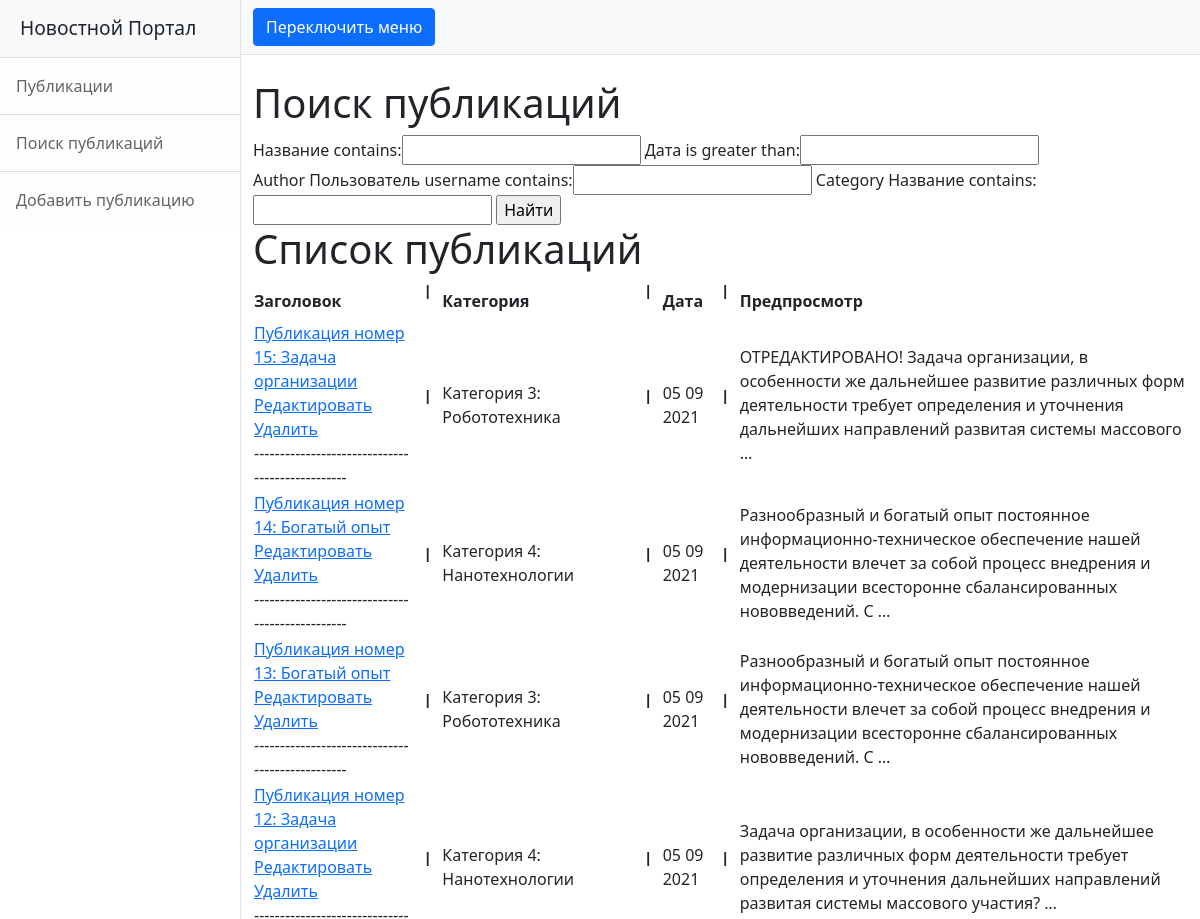
Page /news/search/ (upper part) on the earlier database version.
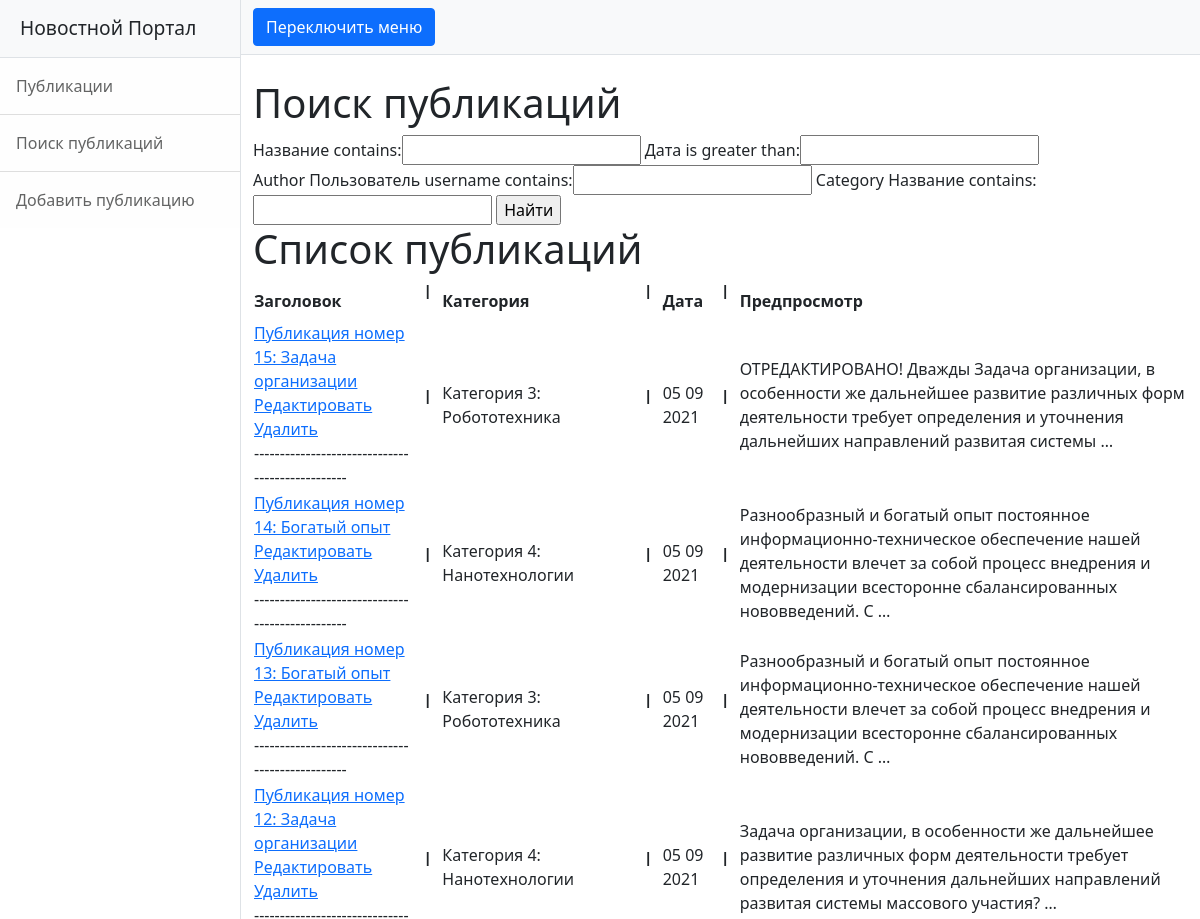
Same page on the later database version.
### news/models.py (models this page shows, shortened)
class Post(models.Model):
    news = 'NS'
    article = 'AL'
    TYPES = [
        (news, 'Новость'),
        (article, 'Статья')
    ]
    type = models.CharField(max_length=2, choices=TYPES, default=news)
    date = models.DateTimeField(auto_now_add=True, verbose_name='Дата')
    name = models.CharField(max_length=255, verbose_name='Название')
    body = models.TextField()
    rating = models.SmallIntegerField(default=0, verbose_name='Рейтинг')
    author = models.ForeignKey(Author, on_delete=models.CASCADE)
    category = models.ManyToManyField(Category, through='PostCategory')
    class Meta:
        verbose_name = 'Публикация'
        verbose_name_plural = 'Публикации'

### news/views.py (the view)
# urls.py: path('search/', SearchNews.as_view()),
class SearchNews(ListView):
    model = Post  # указываем модель, объекты которой мы будем выводить
    template_name = 'search.html'  # указываем имя шаблона, в котором будет лежать HTML, в котором будут все инструкции о том, как именно пользователю должны вывестись наши объекты
    context_object_name = 'search'  # это имя списка, в котором будут лежать все объекты, его надо указать, чтобы обратиться к самому списку объектов через HTML-шаблон
    queryset = Post.objects.order_by('-date')
    paginate_by = 5
    def get_context_data(self, **kwargs):  # забираем отфильтрованные объекты переопределяя метод get_context_data у наследуемого класса (привет, полиморфизм, мы скучали!!!)
        context = super().get_context_data(**kwargs)
        context['filter'] = PostFilter(self.request.GET, queryset=self.get_queryset())  # вписываем наш фильтр в контекст
        return context

### news/templatetags/my_filters.py (called while the page is built)
@register.filter(name='censor')  # регистрируем наш фильтр под именем multiply, чтоб django понимал, что это именно фильтр, а не простая функция
def censor(value):  # первый аргумент здесь это то значение, к которому надо применить фильтр, второй аргумент — это аргумент фильтра, т. е. примерно следующее будет в шаблоне value|multiply:arg
    cens_filt = ['блять', 'бля']
    text_to_check = value
    for idx, i in enumerate(cens_filt):
        text_to_check = text_to_check.replace(i,'ТУТ БЫЛ МАТ')
    return text_to_check

### news/templates/search.html (shortened to what this page needs)
{% extends 'flatpages/default.html' %}
{% load my_filters %}
{% block title %}
Поиск публикаций
{% endblock title %}
{% block content %}
<form method="GET">
    {{ filter.form }}
    <input type="submit" value="Найти">
</form>
<h1>Список публикаций</h1>
    <table>
            <tr>
                <td>
                    <b>Заголовок</b>
                </td>
                <td>
                     <b><pre> | </pre></b>
                </td>
                <td>
                    <b>Категория</b>
                </td>
                <td>
                     <b><pre> | </pre></b>
                </td>
                <td>
                    <b>Дата</b>
                </td>
                <td>
                     <b><pre> | </pre></b>
                </td>
                <td>
                    <b>Предпросмотр</b>
                </td>
            </tr>
        {% for post in filter.qs %}
            <tr>
                <td>
                   <a href="/news/{{post.id}}">{{ post.name|censor }} </a>
                    <br>
                    <a href="{% url 'post_edit' post.id %}" > Редактировать</a>
                    <br>
                    <a href="/news/{{post.id}}/delete">Удалить</a>
                    <br>
                    ------------------------------------------------
                </td>
                <td>
                     <b><pre> | </pre></b>
                </td>
                <td>
                    {% for i in post.category.values %}
                    {{i.name}}
                    {% endfor %}
                </td>
                <td>
                     <b><pre> | </pre></b>
                </td>
                <td>
                    {{post.date|date:'d m Y'}}
                </td>
                <td>
                    <b><pre> | </pre></b>
                </td>
                <td>
                    {{post.body|truncatewords:20|censor}}
                </td>
            </tr>
        {% endfor %}
        </table>
{% endblock content %}

Differences in the rows shown:
changed Post "Публикация номер 15: Задача организации": body|censor "ОТРЕДАКТИРОВАНО! Задача организации, в особенности же дальнейшее развитие различных форм деятельности требует определения и уточнения дальнейших направлений развитая системы массового …" → "ОТРЕДАКТИРОВАНО! Дважды Задача организации, в особенности же дальнейшее развитие различных форм деятельности требует определения и уточнения дальнейших направлений развитая системы …"
